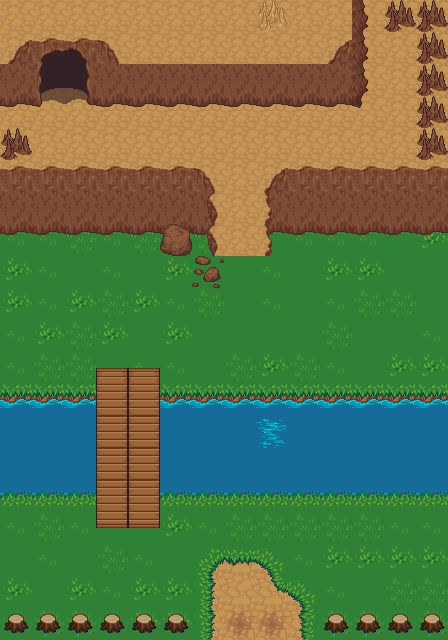

Rendered tile map (Tiled .tmx) drawn with the repository's tilesets; below, a short description and the map source with its tile grids summarised:
An orthogonal 14x20 tile map with 32x32 px tiles, 9 tile layers (water, grass, dirt, dirt_grass, ...), 1 hidden layer not drawn, 6 tilesets and 11 objects (2x exit, player, swan).

<map version="1.0" orientation="orthogonal" width="14" height="20" tilewidth="32" tileheight="32">
 <properties>
  <property name="background_color" value="black" />
 </properties>
 <tileset firstgid="1" name="grass" tilewidth="32" tileheight="32">
  <image source="../img/grass.png" width="96" height="192" />
 </tileset>
 <tileset firstgid="19" name="mountains" tilewidth="32" tileheight="32">
  <image source="../img/mountains.png" width="384" height="288" />
 </tileset>
 <tileset firstgid="127" name="watergrass" tilewidth="32" tileheight="32">
  <image source="../img/watergrass.png" width="96" height="192" />
 </tileset>
 <tileset firstgid="145" name="bridges" tilewidth="32" tileheight="32">
  <image source="../img/bridges.png" width="192" height="288" />
 </tileset>
 <tileset firstgid="199" name="tree_stump" tilewidth="32" tileheight="32">
  <image source="../img/tree_stump.png" width="32" height="32" />
 </tileset>
 <tileset firstgid="200" name="dirt" tilewidth="32" tileheight="32">
  <image source="../img/dirt.png" width="96" height="192" />
 </tileset>
 <layer name="water" width="14" height="20">
  <data>[280 cells, 280 non-empty, 3 distinct tile ids]</data>
 </layer>
 <layer name="grass" width="14" height="20">
  <data>[280 cells, 224 non-empty, 4 distinct tile ids]</data>
 </layer>
 <layer name="dirt" width="14" height="20">
  <data>[280 cells, 11 non-empty, 2 distinct tile ids]</data>
 </layer>
 <layer name="dirt_grass" width="14" height="20">
  <data>[280 cells, 8 non-empty, 6 distinct tile ids]</data>
 </layer>
 <layer name="water-grass" width="14" height="20">
  <data>[280 cells, 28 non-empty, 2 distinct tile ids]</data>
 </layer>
 <layer name="fences" width="14" height="20">
  <data>[280 cells, 10 non-empty, 1 distinct tile ids]</data>
 </layer>
 <layer name="cave" width="14" height="20">
  <data>[280 cells, 112 non-empty, 4 distinct tile ids]</data>
 </layer>
 <layer name="cave_shortcut" width="14" height="20" visible="0">
  <data>[280 cells, 2 non-empty, 2 distinct tile ids]</data>
 </layer>
 <layer name="cave top" width="14" height="20">
  <data>[280 cells, 50 non-empty, 21 distinct tile ids]</data>
 </layer>
 <layer name="bridge" width="14" height="20">
  <data>[280 cells, 12 non-empty, 3 distinct tile ids]</data>
 </layer>
 <objectgroup name="objects" width="14" height="20">
  <object name="exit" x="52" y="65" width="24" height="24">
   <properties>
    <property name="dir" value="up" />
    <property name="fade" value="black" />
    <property name="to" value="cave" />
   </properties>
  </object>
  <object name="player" x="241" y="564" width="32" height="32">
   <properties>
    <property name="compose" value="[{&quot;name&quot;:&quot;shadow&quot;,&quot;class&quot;:&quot;game.Shadow&quot;,&quot;image&quot;:&quot;char_shadow&quot;,&quot;spritewidth&quot;:18,&quot;spriteheight&quot;:9},{&quot;name&quot;:&quot;player&quot;},{&quot;name&quot;:&quot;eyes&quot;,&quot;class&quot;:&quot;game.BlinkingEyes&quot;,&quot;image&quot;:&quot;player_eyes&quot;,&quot;spritewidth&quot;:17,&quot;spriteheight&quot;:6,&quot;offsetx&quot;:6,&quot;offsety&quot;:18}]" />
    <property name="image" value="player" />
    <property name="spriteheight" value="36" />
    <property name="spritewidth" value="31" />
   </properties>
  </object>
  <object name="swan" x="307" y="438" width="32" height="32">
   <properties>
    <property name="compose" value="[{&quot;name&quot;:&quot;shadow&quot;,&quot;class&quot;:&quot;game.Shadow&quot;,&quot;image&quot;:&quot;char_shadow&quot;,&quot;spritewidth&quot;:18,&quot;spriteheight&quot;:9},{&quot;name&quot;:&quot;swan&quot;}]" />
    <property name="image" value="swan" />
    <property name="spriteheight" value="34" />
    <property name="spritewidth" value="29" />
   </properties>
  </object>
  <object name="exit" x="195" y="619" width="123" height="14">
   <properties>
    <property name="dir" value="down" />
    <property name="fade" value="black" />
    <property name="location" value="864, 32" />
    <property name="to" value="farmland" />
   </properties>
  </object>
 </objectgroup>
 <objectgroup name="collision" width="14" height="20">
  <object x="1" y="385">
   <polyline points="1,6 95,5 95,114 3,114" />
  </object>
  <object x="448" y="385">
   <polyline points="0,8 -287,7 -287,113 1,113" />
  </object>
  <object x="448" y="394">
   <polyline points="0,0 -1,-160 -33,-159 -64,-159 -178,-161 -178,-137 -184,-138 -184,-208 -165,-226 -33,-232 -33,-362 -80,-362 -82,-288 -362,-288 -362,-334 -377,-343 -403,-341 -407,-330 -406,-288 -446,-287 -447,-268 -417,-267 -417,-233 -244,-229 -229,-211 -229,-134 -240,-137 -244,-157 -254,-158 -255,-137 -289,-137 -289,-158 -448,-158 -447,-5" />
  </object>
  <object x="1" y="500">
   <polyline points="0,0 0,139 445,138 446,-1" />
  </object>
  <object x="445" y="391">
   <polyline points="0,0 2,111" />
  </object>
  <object x="0" y="606">
   <polyline points="0,0 192,2 192,30" />
  </object>
  <object x="444" y="606">
   <polyline points="0,0 -123,2 -123,31" />
  </object>
 </objectgroup>
</map>
